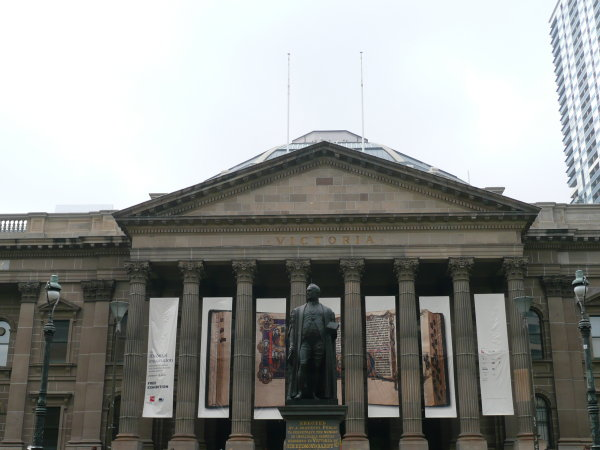
#> input picture TraditionalWay/Data/Train/Set1/1.jpg, 600 x 450 px; its folder holds only this picture in this run
$ python -i utils.py   (imports and definitions only)
#> lines starting #> are read from the running program, lines starting #| are printed output that depends on the picture; after the words box and inside, x2 and y2 are one past the last pixel; in counts of white or black regions, pixels touching at a corner belong together
#> further down, picture is the input picture: shape (450, 600, 3); mean B, G, R 144.3, 147.2, 145.6
import numpy as np
import matplotlib.pyplot as plt
import cv2
import argparse
import os
from skimage.feature import peak_local_max
import copy

# read the images
# [54 lines left out: functions readImages, makeImagesSizeSame, displayImages, showMatches, not called in this run]

def calcError(set1: np.ndarray, set2:np.ndarray):
    return np.linalg.norm(set1-set2, axis=1)

def cropImageRect(image):

    img = image.copy()
    gray = cv2.cvtColor(img,cv2.COLOR_BGR2GRAY)

    # threshold to get the edges in image
    _,thresh = cv2.threshold(gray,5,255,cv2.THRESH_BINARY)
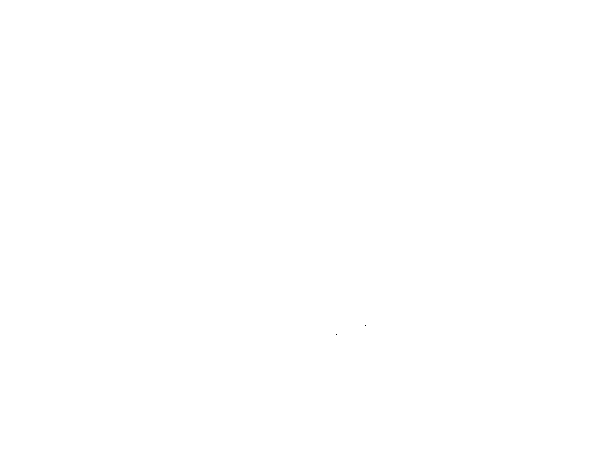
#> thresh: shape (450, 600); 100% white; black in thin lines or dots, all inside (x1, y1, x2, y2) = (336, 325, 366, 335)
    kernel = np.ones((5,5), np.uint8)
    thresh = cv2.morphologyEx(thresh, cv2.MORPH_CLOSE, kernel)
#> thresh: shape (450, 600); every value is 255
    thresh = cv2.morphologyEx(thresh, cv2.MORPH_OPEN, kernel)

    test = copy.deepcopy(image)
    # get the outer contour over the image
    contours, _ = cv2.findContours(thresh, cv2.RETR_EXTERNAL, cv2.CHAIN_APPROX_SIMPLE)
#> contours = [[[0, 0], [0, 449], [599, 449], [599, 0]]]
    cv2.drawContours(test, contours, -1, (0,255,0), 3)
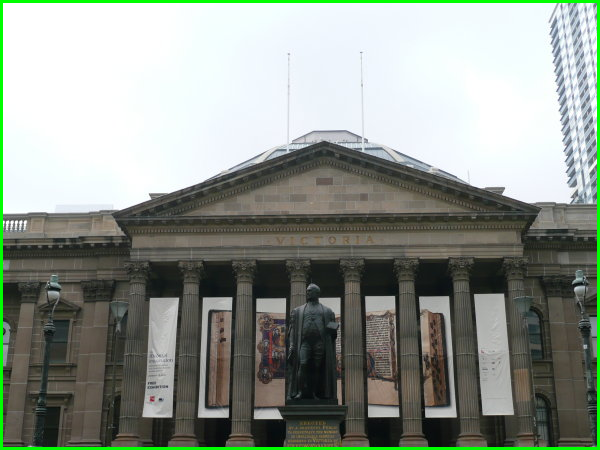
#> test: shape (450, 600, 3); 2.32% of pixels changed, all inside (x1, y1, x2, y2) = (0, 0, 600, 450)
    plt.imshow(test)

    x,y,w,h = cv2.boundingRect(contours[len(contours)-1])
#> x = 0; y = 0; w = 600; h = 450
    crop = img[y:y+h,x:x+w]

    return crop

# [4 lines left out: function show, not called in this run]

>>> import cv2
>>> picture = cv2.imread('../Data/Train/Set1/1.jpg')
>>> result = cropImageRect(picture)

$ run again, on TraditionalWay/Data/Train/Set1/2.jpg
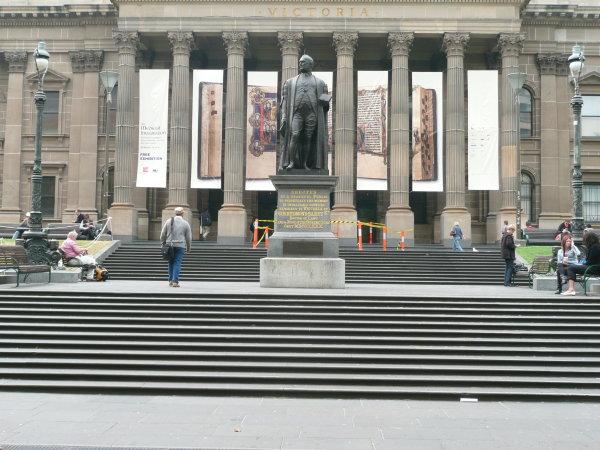
#> input picture TraditionalWay/Data/Train/Set1/2.jpg, 600 x 450 px
#> picture is the input picture: shape (450, 600, 3); mean B, G, R 135.2, 141.3, 141.1
#> in cropImageRect, `gray = cv2.cvtColor(img,cv2.COLOR_BGR2GRAY)`:
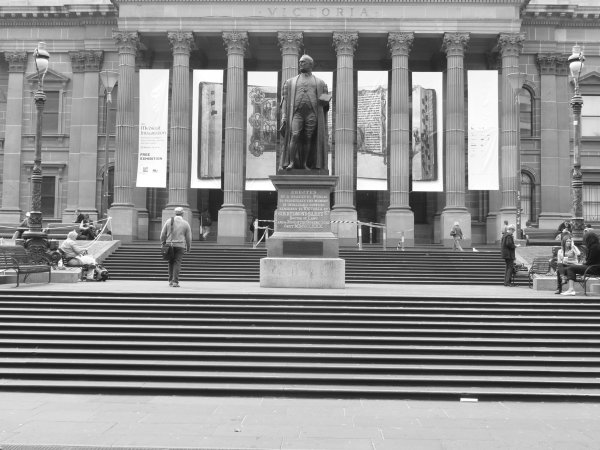
#> gray: shape (450, 600); min 8, max 255, mean 140.6
#> thresh: shape (450, 600); every value is 255
#> contours = [[[0, 0], [0, 449], [599, 449], [599, 0]]]
#> in cropImageRect, `cv2.drawContours(test, contours, -1, (0,255,0), 3)`:
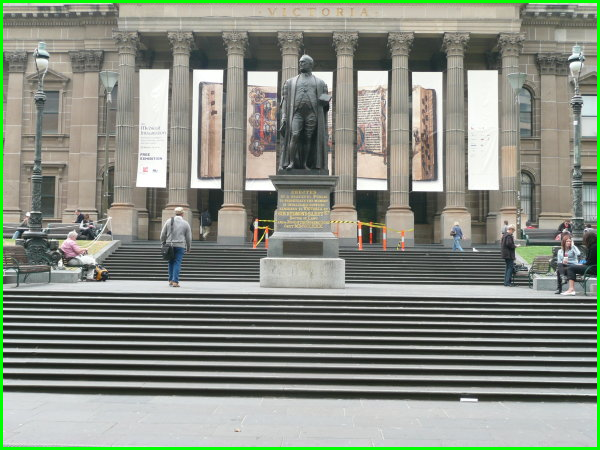
#> test: shape (450, 600, 3); 2.32% of pixels changed, all inside (x1, y1, x2, y2) = (0, 0, 600, 450)
#> x = 0; w = 600; h = 450

$ run again, on TraditionalWay/Data/Train/Set1/3.jpg
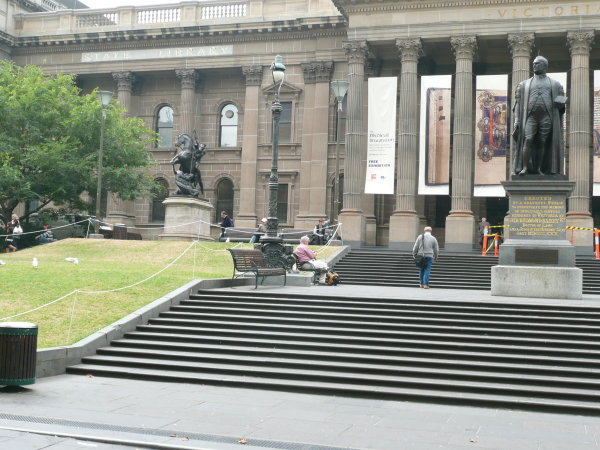
#> input picture TraditionalWay/Data/Train/Set1/3.jpg, 600 x 450 px
#> picture is the input picture: shape (450, 600, 3); mean B, G, R 134.5, 145.3, 142.3
#> in cropImageRect, `gray = cv2.cvtColor(img,cv2.COLOR_BGR2GRAY)`:
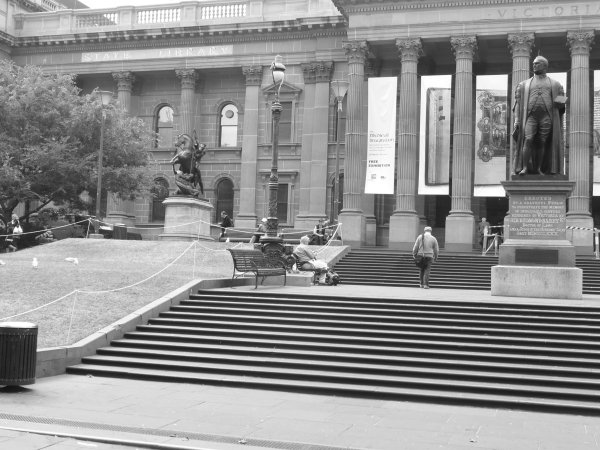
#> gray: shape (450, 600); min 5, max 255, mean 143.2
#> contours = [[[0, 0], [0, 449], [599, 449], [599, 0]]]
#> in cropImageRect, `cv2.drawContours(test, contours, -1, (0,255,0), 3)`:
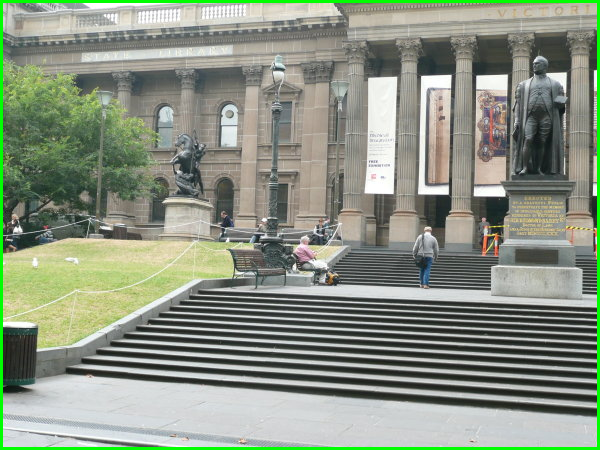
#> test: shape (450, 600, 3); 2.32% of pixels changed, all inside (x1, y1, x2, y2) = (0, 0, 600, 450)
#> x = 0; w = 600; h = 450
